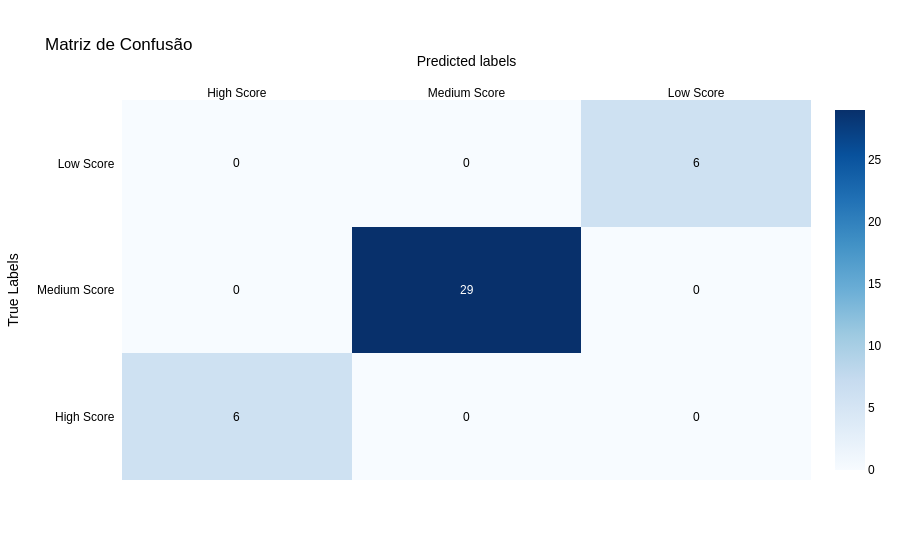

Notebook source saved alongside this figure:
### Code cell
# Matriz de confusão

conf_matrix = confusion_matrix(Y_test, y_pred_test)

# Definindo os nomes de classes
class_names = ['High Score', 'Medium Score', 'Low Score']

# Plotando a matriz de confusão com Ploty
fig = ff.create_annotated_heatmap(
    z=conf_matrix,
	x=class_names,
	y=class_names,
	colorscale='Blues',
	showscale=True
)
fig.update_layout(
	title='Matriz de Confusão',
	xaxis_title='Predicted labels',
	yaxis_title='True Labels',
	font=dict(
		family='Arial',
		size=12,
		color='black'
	)
)

### Figure 1 — Plotly figure (JSON) as saved in the notebook; plotly's stock layout.template omitted (floating-point values rounded to 4 significant figures)
{"data": [{"colorscale": [[0, "rgb(247,251,255)"], [0.125, "rgb(222,235,247)"], [0.25, "rgb(198,219,239)"], [0.375, "rgb(158,202,225)"], [0.5, "rgb(107,174,214)"], [0.625, "rgb(66,146,198)"], [0.75, "rgb(33,113,181)"], [0.875, "rgb(8,81,156)"], [1, "rgb(8,48,107)"]], "reversescale": false, "showscale": true, "type": "heatmap", "x": ["High Score", "Medium Score", "Low Score"], "y": ["High Score", "Medium Score", "Low Score"], "z": [[6, 0, 0], [0, 29, 0], [0, 0, 6]]}], "layout": {"annotations": [{"font": {"color": "#000000"}, "showarrow": false, "text": "6", "x": "High Score", "xref": "x", "y": "High Score", "yref": "y"}, {"font": {"color": "#000000"}, "showarrow": false, "text": "0", "x": "Medium Score", "xref": "x", "y": "High Score", "yref": "y"}, {"font": {"color": "#000000"}, "showarrow": false, "text": "0", "x": "Low Score", "xref": "x", "y": "High Score", "yref": "y"}, {"font": {"color": "#000000"}, "showarrow": false, "text": "0", "x": "High Score", "xref": "x", "y": "Medium Score", "yref": "y"}, {"font": {"color": "#FFFFFF"}, "showarrow": false, "text": "29", "x": "Medium Score", "xref": "x", "y": "Medium Score", "yref": "y"}, {"font": {"color": "#000000"}, "showarrow": false, "text": "0", "x": "Low Score", "xref": "x", "y": "Medium Score", "yref": "y"}, {"font": {"color": "#000000"}, "showarrow": false, "text": "0", "x": "High Score", "xref": "x", "y": "Low Score", "yref": "y"}, {"font": {"color": "#000000"}, "showarrow": false, "text": "0", "x": "Medium Score", "xref": "x", "y": "Low Score", "yref": "y"}, {"font": {"color": "#000000"}, "showarrow": false, "text": "6", "x": "Low Score", "xref": "x", "y": "Low Score", "yref": "y"}], "autosize": true, "font": {"color": "black", "family": "Arial", "size": 12}, "title": {"text": "Matriz de Confusão"}, "xaxis": {"autorange": true, "dtick": 1, "gridcolor": "rgb(0, 0, 0)", "range": [-0.5, 2.5], "side": "top", "ticks": "", "title": {"text": "Predicted labels"}, "type": "category"}, "yaxis": {"autorange": true, "dtick": 1, "range": [-0.5, 2.5], "ticks": "", "ticksuffix": "  ", "title": {"text": "True Labels"}, "type": "category"}}}
